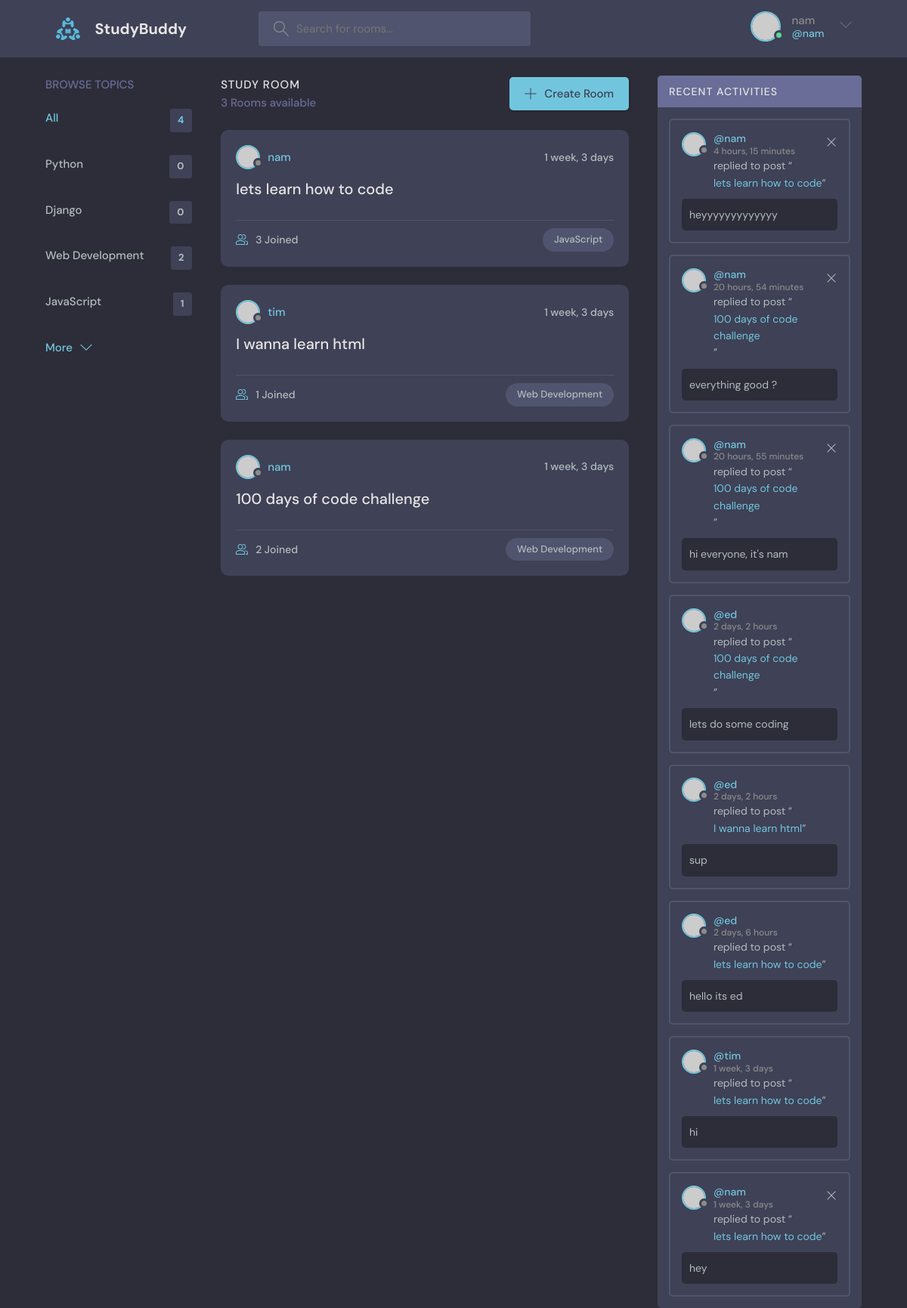
The app's page / (signed in) with its own data.
### base/models.py (models this page shows, shortened)
class Topic(models.Model):
    name = models.CharField(max_length=200)

class Room(models.Model):
    host = models.ForeignKey(User, on_delete=models.SET_NULL, null=True)
    topic = models.ForeignKey(Topic, on_delete=models.SET_NULL, null=True)
    name = models.CharField(max_length=200)
    description = models.TextField(null=True, blank=True)
    participants = models.ManyToManyField(User, related_name='participants', blank=True)
    updated = models.DateTimeField(auto_now=True)
    created = models.DateTimeField(auto_now_add=True)
    class Meta:
        ordering = ['-updated', '-created']
    def __str__(self):
        return self.name

class Message(models.Model):
    user = models.ForeignKey(User, on_delete=models.CASCADE)
    room = models.ForeignKey(Room, on_delete=models.CASCADE)
    body = models.TextField()
    updated = models.DateTimeField(auto_now=True)
    created = models.DateTimeField(auto_now_add=True)
    class Meta:
        ordering = ['-updated', '-created']
    def __str__(self):
        return self.body[:50]

### base/views.py (the view)
# urls.py: path('', views.home, name="home"),
def home(request):
    q = request.GET.get('q') if request.GET.get('q') != None else ''
    rooms = Room.objects.filter(
        Q(topic__name__icontains=q) |
        Q(name__icontains=q) |
        Q(description__icontains=q)
    )
    topics = Topic.objects.all()
    room_count = rooms.count()
    room_messages = Message.objects.filter(Q(room__topic__name__icontains=q))
    context = {
        'rooms' : rooms,
        'topics': topics,
        'room_count' : room_count,
        'room_messages': room_messages,
    }
    return render(request, 'base/home.html', context)

### base/templates/base/home.html (shortened to what this page needs)
{% extends 'main.html' %}
{% block content %}
    <main class="layout layout--3">
      <div class="container">
        {% include 'base/topics_component.html' %}
        <div class="roomList">
          <div class="roomList__header">
            <div>
              <h2>Study Room</h2>
              <p>{{room_count}} Rooms available</p>
            </div>
            <a class="btn btn--main" href="{% url 'create-room' %}">
              <svg version="1.1" xmlns="http://www.w3.org/2000/svg" width="32" height="32" viewBox="0 0 32 32">
                <title>add</title>
                <path
                  d="M16.943 0.943h-1.885v14.115h-14.115v1.885h14.115v14.115h1.885v-14.115h14.115v-1.885h-14.115v-14.115z"
                ></path>
              </svg>
              Create Room
            </a>
          </div>
          {% include 'base/feed_component.html' %}
        </div>
        {% include 'base/activity_component.html' %}
      </div>
    </main>
{% endblock content %}

### templates/navbar.html (shortened to what this page needs)
{% load static %}
<header class="header header--loggedIn">
    <div class="container">
      <a href="{% url 'home' %}" class="header__logo">
        <img src="{% static 'images/logo.svg' %}" />
        <h1>StudyBuddy</h1>
      </a>
      <form class="header__search" method="GET" action="{% url 'home' %}">
        <label>
          <input name="q" placeholder="Search for rooms..." />
        </label>
      </form>
      <nav class="header__menu">
        {% if request.user.is_authenticated %}
            <div class="header__user">
            <a href="{% url 'user-profile' request.user.id %}">
                <div class="avatar avatar--medium active">
                <img src="https://randomuser.me/api/portraits/men/37.jpg" />
                </div>
                <p>{{request.user.username}}<span>@{{request.user.username}}</span></p>
            </a>
            <button class="dropdown-button">
                <svg version="1.1" xmlns="http://www.w3.org/2000/svg" width="32" height="32" viewBox="0 0 32 32">
                <title>chevron-down</title>
                <path d="M16 21l-13-13h-3l16 16 16-16h-3l-13 13z"></path>
                </svg>
            </button>
            </div>
        {% else %}
            <a href="{% url 'login' %}">
                <img src="{% static 'images/avatar.svg' %}" />
                <p>Login</p>
            </a>
        {% endif %}
      </nav>
    </div>
  </header>

### base/templates/base/topics_component.html
<div class="topics">
    <div class="topics__header">
      <h2>Browse Topics</h2>
    </div>
    <ul class="topics__list">
      <li>
        <a href="{% url 'home' %}" class="active">All <span>{{topics.count}}</span></a>
      </li>
      {% for topic in topics %}
      <li>
        <a href="{% url 'home' %}?q={{topic.name}}">{{topic.name}}<span>{{topic.room_set.all.count}}</span></a>
      </li>
      {% endfor %}
    </ul>
    <a class="btn btn--link" href="topics.html">
      More
      <svg version="1.1" xmlns="http://www.w3.org/2000/svg" width="32" height="32" viewBox="0 0 32 32">
        <title>chevron-down</title>
        <path d="M16 21l-13-13h-3l16 16 16-16h-3l-13 13z"></path>
      </svg>
    </a>
</div>

### base/templates/base/feed_component.html (shortened to what this page needs)
{% for room in rooms %}
    <div class="roomListRoom">
        <div class="roomListRoom__header">
        <a href="{% url 'user-profile' room.host.id %}" class="roomListRoom__author">
            <div class="avatar avatar--small">
            <img src="https://randomuser.me/api/portraits/women/11.jpg" />
            </div>
            <span>{{room.host.username}}</span>
        </a>
        <div class="roomListRoom__actions">
            <span>{{room.created|timesince}}</span>
        </div>
        </div>
        <div class="roomListRoom__content">
        <a href="{% url 'room' room.id %}">{{room.name}}</a>
        </div>
        <div class="roomListRoom__meta">
        <a href="{% url 'room' room.id %}" class="roomListRoom__joined">
            {{room.participants.all.count}} Joined
        </a>
        <p class="roomListRoom__topic">{{room.topic.name}}</p>
        </div>
    </div>
{% endfor %}

### base/templates/base/activity_component.html
<div class="activities">
    <div class="activities__header">
      <h2>Recent Activities</h2>
    </div>
    {% for message in room_messages %}
        <div class="activities__box">
            <div class="activities__boxHeader roomListRoom__header">
                <a href="{% url 'user-profile' message.user.id %}" class="roomListRoom__author">
                <div class="avatar avatar--small">
                    <img src="https://randomuser.me/api/portraits/women/11.jpg" />
                </div>
                <p>
                    @{{message.user}}
                    <span>{{message.created|timesince}}</span>
                </p>
                </a>
                {% if request.user == message.user %}
                    <div class="roomListRoom__actions">
                    <a href="{% url 'delete-message' message.id %}">
                        <svg version="1.1" xmlns="http://www.w3.org/2000/svg" width="32" height="32" viewBox="0 0 32 32">
                        <title>remove</title>
                        <path
                            d="M27.314 6.019l-1.333-1.333-9.98 9.981-9.981-9.981-1.333 1.333 9.981 9.981-9.981 9.98 1.333 1.333 9.981-9.98 9.98 9.98 1.333-1.333-9.98-9.98 9.98-9.981z"
                        ></path>
                        </svg>
                    </a>
                    </div>
                {% endif %}
            </div>
            <div class="activities__boxContent">
                <p>replied to post “<a href="{% url 'room' message.room.id %}">{{message.room.name}}</a>”</p>
                <div class="activities__boxRoomContent">
                {{message.body}}
                </div>
            </div>
        </div>
    {% endfor %}
</div>

### records on screen
Topic: name "Python", room_set.all.count "0"
Topic: name "Django", room_set.all.count "0"
Topic: name "Web Development", room_set.all.count "2"
Topic: name "JavaScript", room_set.all.count "1"
Room: host.username "nam", created "1 week, 3 days", name "lets learn how to code", participants.all.count "3", topic.name "JavaScript"
Room: host.username "tim", created "1 week, 3 days", name "I wanna learn html", participants.all.count "1", topic.name "Web Development"
Room: host.username "nam", created "1 week, 3 days", name "100 days of code challenge", participants.all.count "2", topic.name "Web Development"
Message: user "nam", created "4 hours, 15 minutes", room.name "lets learn how to code", body "heyyyyyyyyyyyyy"
Message: user "nam", created "20 hours, 54 minutes", room.name "100 days of code challenge", body "everything good ?"
Message: user "nam", created "20 hours, 55 minutes", room.name "100 days of code challenge", body "hi everyone, it's nam"
Message: user "ed", created "2 days, 2 hours", room.name "100 days of code challenge", body "lets do some coding"
Message: user "ed", created "2 days, 2 hours", room.name "I wanna learn html", body "sup"
Message: user "ed", created "2 days, 6 hours", room.name "lets learn how to code", body "hello its ed"
Message: user "tim", created "1 week, 3 days", room.name "lets learn how to code", body "hi"
Message: user "nam", created "1 week, 3 days", room.name "lets learn how to code", body "hey"

### other values on screen
{{ request.user.username }} "nam"
{{ topics.count }} "4"
{{ room_count }} "3"
